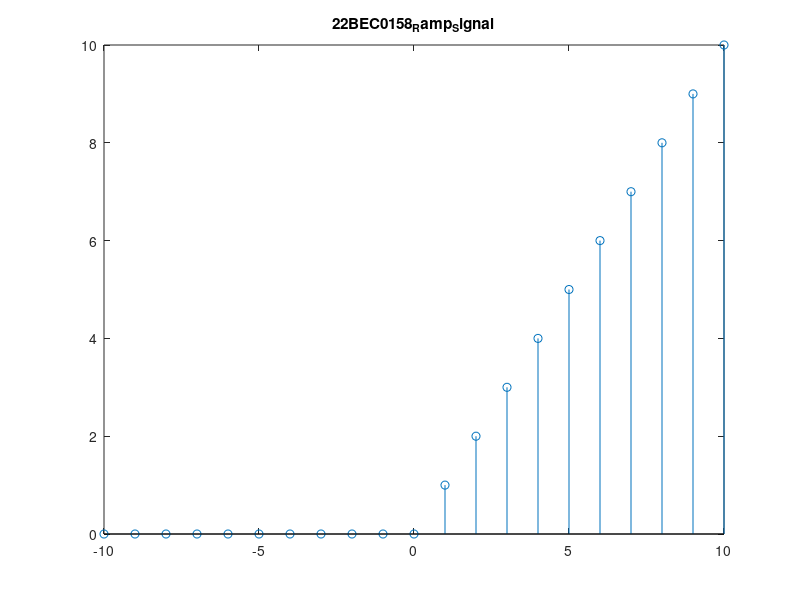

The MATLAB source for this figure:
% Gaurav Bhole - 22BEC0158
clear all 
close all 
clc 
shift = 0;
s_n = -10;
e_n = 10;
n = (s_n - shift) : (e_n - shift)
s = n;
for n = (s_n - shift) : (e_n - shift)
    i = n + abs(s_n - shift) +1;
    if n >= 0 - shift;
        a(i) = (n + shift);
    else 
        a(i) = 0;
    end 
end
stem(s,a) 
title("22BEC0158_Ramp_Signal")
